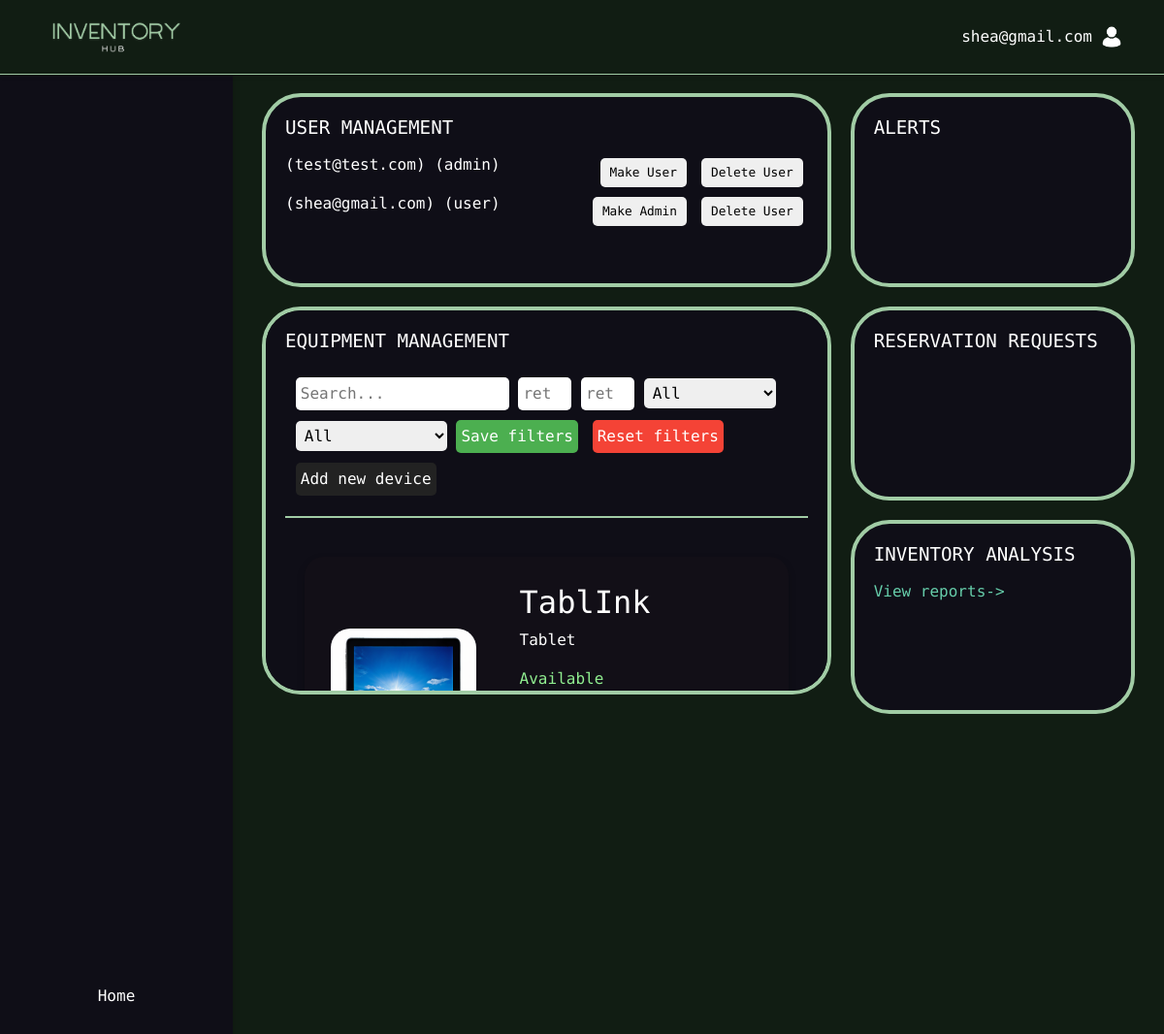
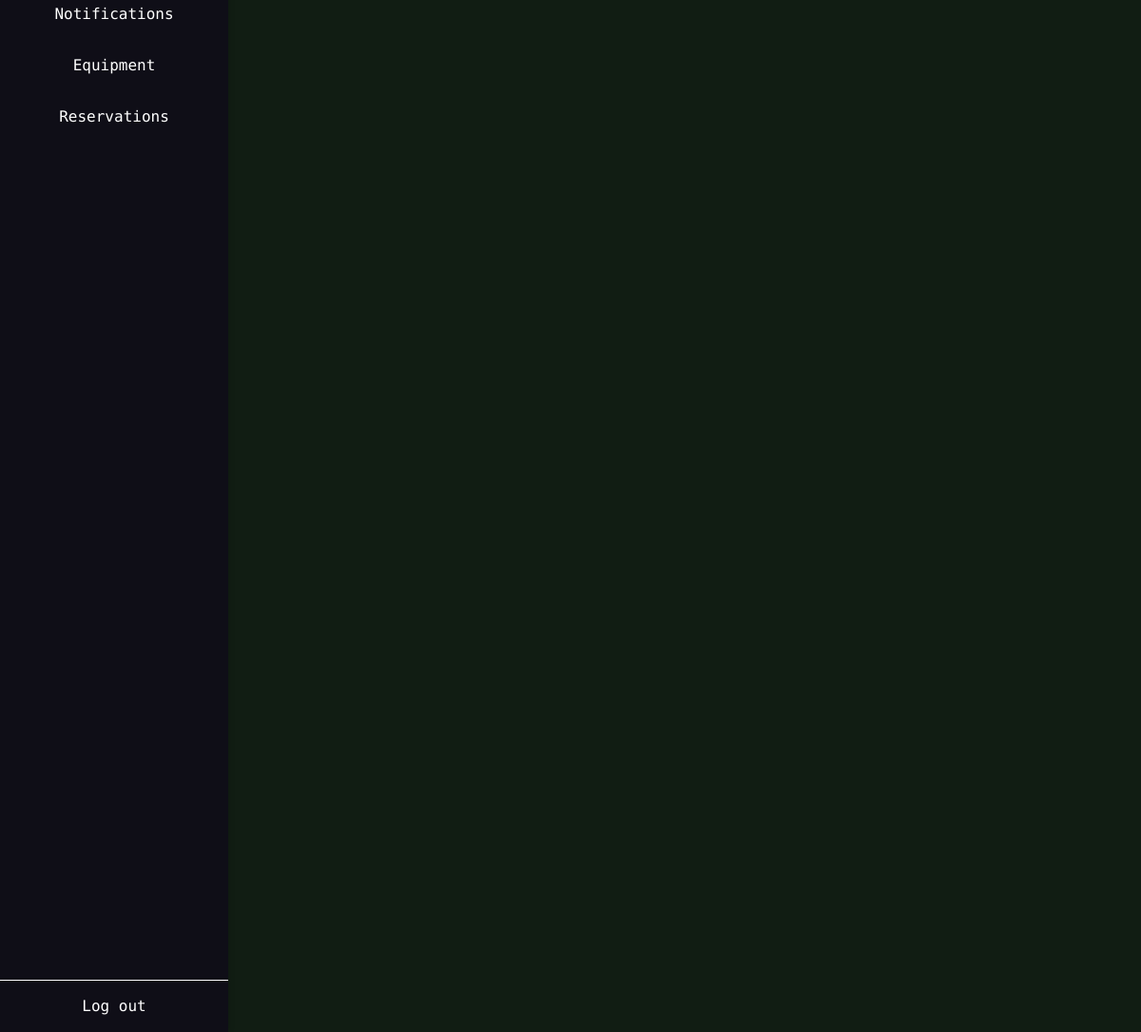
Screenshot of /admin_home/ (signed in) with the database file from the repository (2 pictures, top to bottom).
### InventoryManagement/models.py (models this page shows, shortened)
class CustomUser(AbstractUser):
    username = models.CharField(max_length=255, unique=True, blank=False)
    USERNAME_FIELD = 'email'
    REQUIRED_FIELDS = ['username', 'first_name', 'last_name']
    email = models.EmailField(unique=True)
    phone = models.CharField(max_length=20)
    role = models.ForeignKey(Role, on_delete=models.SET(get_user_role), default=get_user_role)
    objects = CustomUserManager()

class Role(models.Model):
    ROLE_CHOICES = (
        ('user', 'User'),
        ('admin', 'Admin'),
    )
    role_name = models.CharField(max_length=50, choices=ROLE_CHOICES)
    role_desc = models.CharField(max_length=200, null=True, blank=True)
    def __str__(self):
        return self.role_name

class Device(models.Model):
    device_name = models.CharField(max_length=100)
    device_type = models.CharField(max_length=50)
    device_desc = models.CharField(max_length=200, null=True, blank=True)
    device_status = models.BooleanField(default=False)  # Changed from CharField to BooleanField
    location = models.ForeignKey(Location, on_delete=models.CASCADE)
    config = models.ForeignKey('DeviceConfig', on_delete=models.CASCADE, null=False, blank=False)
    return_day = models.IntegerField(default=0)

### InventoryManagement/views.py (the view)
# urls.py: path('admin_home/', views.admin_home, name='admin_home'),
@login_required
def admin_home(request):
    devices, search = _search(request)
    users = CustomUser.objects.all()
    bookings = Booking.objects.filter(booking_status="requested")
    try:
        notifications = list(UserNotification.objects.order_by("-created"))
    except:
        notifications = list()
    context = {
        "devices": devices,
        "search": search or "",
        'users': users,
        'bookings': bookings,
        "notifications": notifications
    }
    return render(request, 'admin_home.html', context)

### InventoryManagement/templates/admin_home.html (shortened to what this page needs)
{% extends "base.html" %}
{% load static %}
{% block styles %}
    <link rel="stylesheet" href="{% static 'css/A-dashboard.css' %}">
    <link rel="stylesheet" href="{% static 'css/equipment.css' %}">
{% endblock %}
{% block content %}
    <div class="dashboard-container">
        <div class="dashboard-column">
            <div class="dashboard-section" id="user-management">
                <h3>User Management</h3>
                {% for user in users %}
                    <div class="user-row">
                        <p class="user-info">({{ user.email }}) ({{ user.role }})</p>
                        {% if user.role.role_name == 'admin' %}
                            <form class="user-action" method="post" action="{% url 'make_user' user.id %}">
                                <button type="submit">Make User</button>
                            </form>
                        {% else %}
                            <form class="user-action" method="post" action="{% url 'make_admin' user.id %}">
                                <button type="submit">Make Admin</button>
                            </form>
                        {% endif %}
                        <form class="user-action" method="post" action="{% url 'delete_user' user.id %}">
                            <button type="submit">Delete User</button>
                        </form>
                    </div>
                {% endfor %}
            </div>
            <div class="dashboard-section" id="equipment-management">
                <h3>Equipment Management</h3>
                {% include 'equipmentSearch_plugin.html' %}
            </div>
        </div>
        <div class="dashboard-column">
            <div class="dashboard-section" id="alerts">
                <h3>Alerts</h3>
            </div>
            <div class="dashboard-section" id="reservation-requests">
                <h3>Reservation Requests</h3>
            </div>
            <div class="dashboard-section" id="inventory-analysis">
                <h3>Inventory Analysis</h3>
                 <a href={% url 'reports' %} class="report-link">View reports-></a>
            </div>
        </div>
    </div>
{% endblock %}

### InventoryManagement/templates/base.html (shortened to what this page needs)
<!DOCTYPE html>
<html lang="en">
<head>
    {% load static %}
    <link href="https://stackpath.bootstrapcdn.com/bootstrap/4.3.1/css/bootstrap.min.css" rel="stylesheet">
    {% load django_bootstrap5 %}
    <link rel="stylesheet" href="{% static 'css/base.css' %}">
    {% block styles %}
        {% endblock %}
</head>
<body>
    <div class="top-bar">
        <div class="logo">
            <img src="{% static 'images/inventory.png' %}" alt="Logo" style="height: 40px;">
        </div>
            <div class="profile-info">
                {% block user_name %}
                    <p>{{ user.email }}</p>
                {% endblock user_name %}
                <img src="{% static "images/profile_icon.png" %}" alt="Profile">
            </div>
        </div>
    <div class="sidebar">
        {% if user.role.role_name == 'admin' %}
        <a href="{% url 'admin_home' %}">Home</a>
        {% elif user.role.role_name == "user" %}
        <a href="{% url 'user_home' %}">Home</a>
        {% endif %}
        <a href="{% url 'notifications' %}">Notifications</a>
        <a href="{% url 'equipment' %}">Equipment</a>
        {% if user.role.role_name == 'admin' %}
        <a href="{% url 'reservations' %}">Reservations</a>
        {% elif user.role.role_name == "user" %}
        <a href="{% url 'requests' %}">Reservations</a>
        {% endif %}
        <div class="logout">
            <a href={% url 'logout' %}>Log out</a>
        </div>
    </div>
    {% block content %}
    {% endblock content %}
</body>
</html>

### InventoryManagement/templates/search.html (shortened to what this page needs)
{% for device in devices %}
{% load static %}
            <div class="product-item">
                <img src="{% static 'images/'|add:device.device_type.lower|add:'.png'  %}" alt="{{ device.device_type }}">
            <div class="product-info">
                <h2>{{ device.device_name }}</h2>
                <p> {{ device.device_type }}</p>
                <p class="{% if device.device_status %}available{% else %}unavailable{% endif %}">
                    {% if device.device_status %}Available{% else %}Unavailable{% endif %}</p>
            </div>
            </div>
{% endfor %}

### static/css/base.css (style rules this page uses)
body, html { margin: 0; font-family: "Source Code Pro", monospace; font-optical-sizing: auto; font-weight: 300; font-style: normal; background-color: rgb(17, 29, 19); height: 100%; }
.logo { width: 20%; align-items: center; text-align: center; }
.top-bar { background-color: rgb(17, 29, 19); box-shadow: 0 2px 4px rgba(0,0,0,0.1); display: flex; justify-content: space-between; align-items: center; padding: 1.5% 0%; position: fixed; width: 100%; top: 0; z-index: 1001; box-sizing: border-box; margin: auto; border-bottom: 1px solid rgb(161, 204, 165); }
.profile-info { display: flex; align-items: center; padding: 0 2%; }
.profile-info img { width: 40px; height: 40px; border-radius: 50%; margin-right: 10px; }
.profile-info p { margin: 0; font-size: 16px; color: white }
.sidebar { width: 20%; background-color: #0F0E17; color: white; position: fixed; top: 1.7cm; left: 0; bottom: 0; overflow-y: auto; display: flex; flex-direction: column; justify-content: center; z-index: 1000; box-shadow: 2px 0 5px rgba(0, 0, 0, 0.1); }
.sidebar a { padding: 15px 20px; text-decoration: none; font-size: 1rem; color: white; display: block; transition: background-color 0.3s; text-align: center; }
.logout { position: absolute; bottom: 0; width: 100%; text-align: center; border-top: 1px solid #fff; }
.available { color: lightgreen; }
button { border: none; border-radius: 5px; padding: 10px 15px; cursor: pointer; margin-right: 5px; }

### static/css/A-dashboard.css (style rules this page uses)
.dashboard-section { background-color: #0F0E17; border-radius: 40px; border-color: #A1CCA5; border-width: 4px; border-style: solid; padding: 20px; margin-bottom: 20px; box-sizing: border-box; width: 100%; height: 200px; overflow: auto; }
.dashboard-section h3 { color: #fff; margin-bottom: 15px; text-transform: uppercase; font-size: 1.2em; }
.dashboard-container { width: 75%; margin: 8% 0 0 22.5%; color: #fff; display: flex; justify-content: space-between; gap: 20px; }
.dashboard-column { display: flex; flex-direction: column; }
.dashboard-column:first-child { flex: 2; }
.dashboard-column:last-child { flex: 1; }
.dashboard-column:first-child .dashboard-section:nth-child(2) { height: 400px; }
.user-row { display: flex; align-items: center; }
.user-info { margin-right: auto; }
.user-action { margin-left: 10px; }
.user-action button { padding: 5px 10px; font-size: 0.8em; }
#user-management { height: 200px; overflow: auto; }
#equipment-management { overflow: auto; }
.report-link { color: mediumaquamarine; margin-top: 20px; transition: color 0.3s; }

### static/css/equipment.css (style rules this page uses)
.product-item { background-color: rgb(18, 15, 23); display: flex; border-bottom: 2px solid rgb(161, 204, 165); width: 1rem; border-radius: 20px; box-shadow: 0 4px 8px 0 #0003; cursor: pointer; flex: 1 1 400px; gap: 5px; margin: 20px; padding: 8px; height: 300px; box-sizing: border-box; }
.product-item img { max-width: 40%; max-height: 150px; margin: auto 4%; object-fit: cover; border-radius: 20px; }
.product-info { padding: 20px; display: flex; flex-direction: column; justify-content: center; text-align: left; margin: 0 auto auto 0; }
.product-info h2 { text-align: left; }
button { transition: background-color 0.3s ease; }
form { text-align: center; }

### rows the page displays
CustomUser: email "shea@gmail.com", role "user", shows "Make Admin"
CustomUser: email "test@test.com", role "admin", shows "Make User"
Device: device_name "TablInk", device_type "Tablet", device_status "Available"
